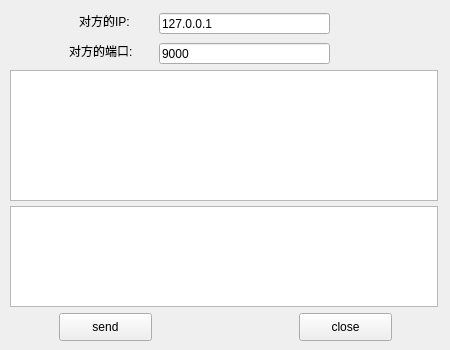
<?xml version="1.0" encoding="UTF-8"?>
<ui version="4.0">
 <class>MyWidget</class>
 <widget class="QWidget" name="MyWidget">
  <property name="geometry">
   <rect>
    <x>0</x>
    <y>0</y>
    <width>450</width>
    <height>350</height>
   </rect>
  </property>
  <property name="minimumSize">
   <size>
    <width>450</width>
    <height>350</height>
   </size>
  </property>
  <property name="maximumSize">
   <size>
    <width>450</width>
    <height>350</height>
   </size>
  </property>
  <property name="windowTitle">
   <string>Form</string>
  </property>
  <widget class="QTextEdit" name="write">
   <property name="geometry">
    <rect>
     <x>10</x>
     <y>206</y>
     <width>428</width>
     <height>101</height>
    </rect>
   </property>
  </widget>
  <widget class="QLabel" name="label_2">
   <property name="geometry">
    <rect>
     <x>69</x>
     <y>43</y>
     <width>83</width>
     <height>16</height>
    </rect>
   </property>
   <property name="text">
    <string>对方的端口:</string>
   </property>
  </widget>
  <widget class="QLineEdit" name="IP">
   <property name="geometry">
    <rect>
     <x>159</x>
     <y>13</y>
     <width>171</width>
     <height>21</height>
    </rect>
   </property>
   <property name="text">
    <string>127.0.0.1</string>
   </property>
  </widget>
  <widget class="QPushButton" name="ButtonSend">
   <property name="geometry">
    <rect>
     <x>59</x>
     <y>313</y>
     <width>93</width>
     <height>28</height>
    </rect>
   </property>
   <property name="text">
    <string>send</string>
   </property>
  </widget>
  <widget class="QPushButton" name="ButtonClose">
   <property name="geometry">
    <rect>
     <x>299</x>
     <y>313</y>
     <width>93</width>
     <height>28</height>
    </rect>
   </property>
   <property name="text">
    <string>close</string>
   </property>
  </widget>
  <widget class="QLabel" name="label">
   <property name="geometry">
    <rect>
     <x>79</x>
     <y>13</y>
     <width>69</width>
     <height>16</height>
    </rect>
   </property>
   <property name="text">
    <string>对方的IP:</string>
   </property>
  </widget>
  <widget class="QLineEdit" name="port">
   <property name="geometry">
    <rect>
     <x>159</x>
     <y>43</y>
     <width>171</width>
     <height>21</height>
    </rect>
   </property>
   <property name="text">
    <string>9000</string>
   </property>
  </widget>
  <widget class="QTextEdit" name="read">
   <property name="geometry">
    <rect>
     <x>10</x>
     <y>70</y>
     <width>428</width>
     <height>131</height>
    </rect>
   </property>
   <property name="readOnly">
    <bool>true</bool>
   </property>
  </widget>
 </widget>
 <resources/>
 <connections/>
</ui>
